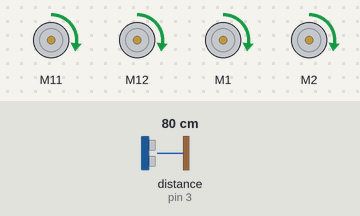
Recording of a sketch running on a simulated Arduino Uno, built for the host (arithmetic inside an expression is 32-bit, double 64-bit). Parts: 4 × DC motor (green arrow = forward, orange = backward, longer = faster). Inputs (shaded band) come from the test bench; at power-on: distance to the obstacle (sensor on pin 3) 80 cm. What the sketch prints to the serial monitor is not drawn.

Above: at 0.05 s.
Timing chart, 0 to 3.0 s (numbered marks = the images above):
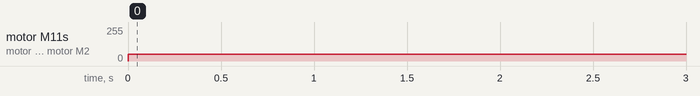

Measured:
- by itself, motor M11, motor M12, motor M1, motor M2: stopped → forward 50/255 at 0.00 s

The sketch:

control_robot.ino
```cpp
#include "MeOrion.h"
#include <ArduinoJson.h>
MeDCMotor wheel_r(PORT_1);

MeDCMotor wheel_l(PORT_2);

MeDCMotor arm_r(M1);

MeDCMotor arm_l(M2);

MeUltrasonicSensor ultraSensor(PORT_3);

char jsonChar[100];

int wheel_r_speed = 50;
int wheel_l_speed = 50;
int arm_r_speed = 50;
int arm_l_speed = 50;

void setup() {
  // put your setup code here, to run once:
  Serial.begin(115200);

}

void loop() {
  wheel_r.run(wheel_r_speed); /* value: between -255 and 255. */
  wheel_l.run(wheel_l_speed); /* value: between -255 and 255. */
  arm_r.run(arm_r_speed);
  arm_l.run(arm_l_speed);
  delay(100);
  wheel_r.stop();
  wheel_l.stop();
  arm_r.stop();
  arm_l.stop();

  if(Serial.available() > 0){

    unsigned long start_time = millis();
    int count = 0;
    while(Serial.available() > 0){
      jsonChar[count] = Serial.read();
      if ( jsonChar[count] == '#') {
        jsonChar[count] = '\0';
        count = 0;
      } else {
        count++;
      }
    }
    StaticJsonBuffer<200> jsonBuffer;
    JsonObject& json = jsonBuffer.parseObject(jsonChar);
    wheel_r_speed = json["wheel_r"];
    wheel_l_speed = json["wheel_r"];
    arm_r_speed = json["arm_r"];
    arm_l_speed = json["arm_l"];
  }
  StaticJsonBuffer<200> jsonSendBuffer;
  JsonObject& sendData = jsonSendBuffer.createObject();
  sendData["distance"] = ultraSensor.distanceCm();
  sendData["wheel_r_speed"] = wheel_r_speed;
  sendData["wheel_l_speed"] = wheel_r_speed;
  sendData["arm_r_speed"] = arm_r_speed;
  sendData["arm_l_speed"] = arm_l_speed;
  char buf[256];
  sendData.printTo(buf, sizeof(buf));
  Serial.println(buf);

}
```
